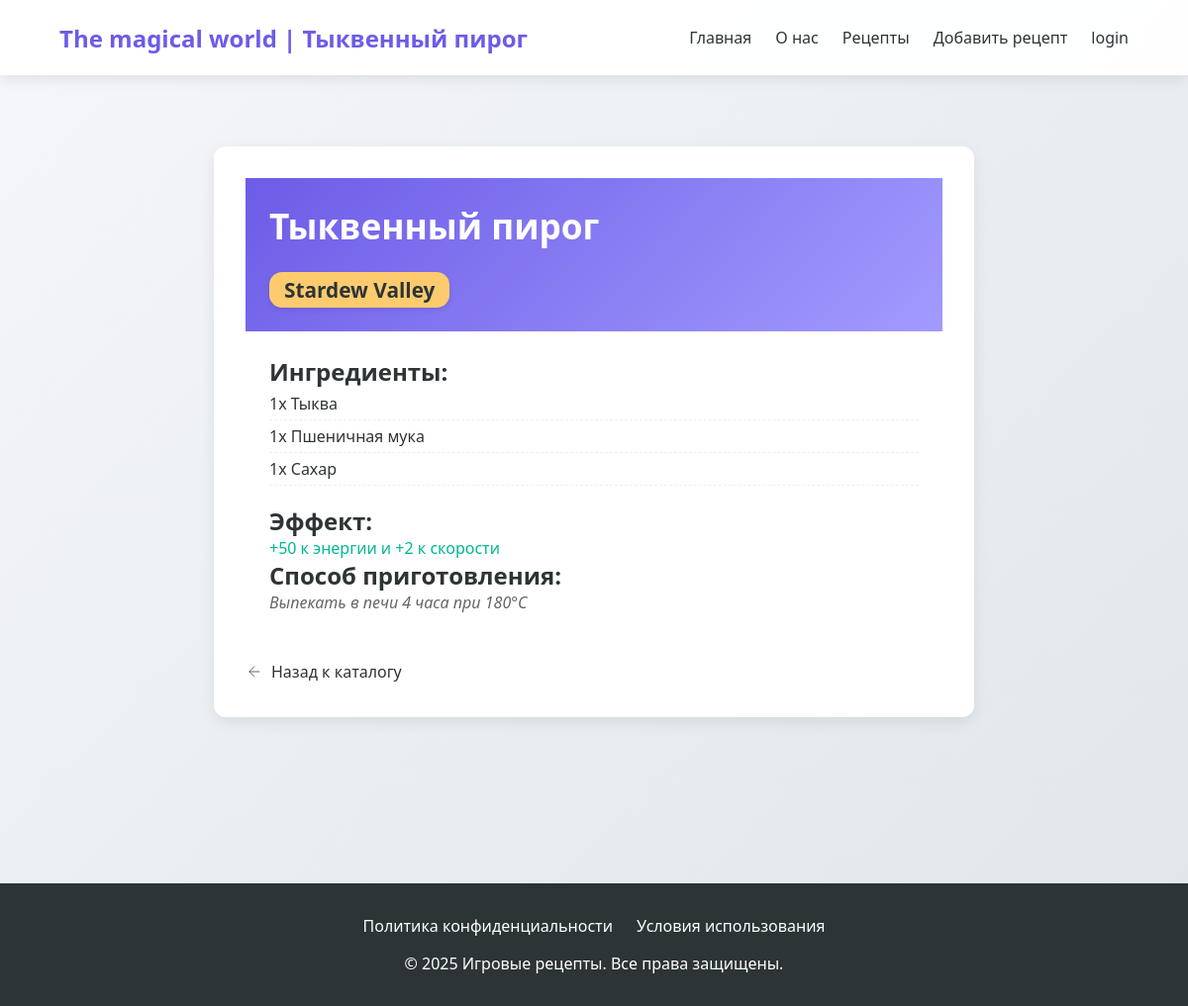
The page /recipe/tykvennyi-pirog/ on the database its author committed.
### star/models.py (models this page shows, shortened)
class recipe(models.Model):
    title = models.CharField(max_length = 255, verbose_name = 'Название')
    slug = models.SlugField(max_length = 255, unique = True, db_index = True, verbose_name = 'slug')
    game = models.CharField(max_length = 255, verbose_name = 'Название игры')
    ingredients = models.JSONField(default =list, blank = True, verbose_name = 'Ингредиенты')
    effect = models.CharField(max_length = 255, verbose_name = 'Эффект')
    preparation = models.CharField(max_length = 255, verbose_name = 'Способ приготовления')
    time_create = models.DateTimeField(auto_now_add = True, verbose_name = 'Время создания')
    time_update = models.DateTimeField(auto_now = True, verbose_name = 'Время изменение')
    cat = models.ForeignKey('Category', on_delete = models.PROTECT, verbose_name = 'Категория')
    class Meta:
        verbose_name = 'Лучшие рецепты'
        verbose_name_plural = 'Лучшие рецепты'
        ordering = ['time_create']
        indexes = [
            models.Index(fields = ['time_create'])
        ]

### star/views.py (the view)
# urls.py: path('recipe/<slug:recipe_slug>/', views.show_recipe, name='recipe'),
def show_recipe(request, recipe_slug):
    recipe_obj  = get_object_or_404(recipe, slug = recipe_slug)
    recipe_data ={
            'id': recipe_obj.id,
            'title': recipe_obj.title,
            'game': recipe_obj.game,
            'ingredients': recipe_obj.ingredients,
            'effect': recipe_obj.effect,
            'preparation': recipe_obj.preparation,
            'cat': recipe_obj.cat,
    }
    context = {
        'recipe': recipe_data,
        'title': recipe_obj.title,  # Add this line
    }
    return render(request, 'star/recipe.html', context)

### star/templates/star/recipe.html (shortened to what this page needs)
{% extends 'star/base.html' %}
{% load static %}
{% block content %}
<section class="recipe-detail-section">
    <link type="text/css" href="{% static 'star/css/recipe.css' %}" rel="stylesheet">
    <div class="recipe-card detailed">
        <div class="recipe-header">
            <h1>{{ recipe.title }}</h1>
            <span class="recipe-game-badge">{{ recipe.game }}</span>
        </div>
        <div class="recipe-content">
            <div class="ingredients">
                <h2>Ингредиенты:</h2>
                <ul>
                    {% for ingredient in recipe.ingredients %}
                    <li>{{ ingredient }}</li>
                    {% endfor %}
                </ul>
            </div>
            <div class="recipe-effects">
                <h2>Эффект:</h2>
                <p>{{ recipe.effect }}</p>
            </div>
            <div class="preparation">
                <h2>Способ приготовления:</h2>
                <p>{{ recipe.preparation }}</p>
            </div>
        </div>
        <a href="{% url 'catalog' %}" class="back-btn">
            <svg width="18" height="18" viewBox="0 0 24 24" fill="none" stroke="currentColor">
                <path d="M19 12H5M12 19l-7-7 7-7"/>
            </svg>
            <span>Назад к каталогу</span>
        </a>
    </div>
</section>
{% endblock %}

### star/templates/star/base.html (shortened to what this page needs)
{% load static %}
<!DOCTYPE html>
<html lang="ru">
<head>
    <link type="text/css" href="{% static 'star/css/style.css' %}" rel="stylesheet">
</head>
<body>
    <header>
        <nav>
            <a href="{% url 'home' %}" class="logo">The magical world | {{ title }}</a>
            <div class="nav-links">
                <a href="{% url 'home' %}">Главная</a>
                <a href="{% url 'about' %}">О нас</a>
                <a href="{% url 'catalog' %}">Рецепты</a>
                <a href="{% url 'addpage' %}">Добавить рецепт</a>
                <a href="{% url 'login' %}">login</a>
            </div>
        </nav>
    </header>
    <main class="container">
        {% block content %}{% endblock %}
    </main>
    <footer>
        <div class="footer-links">
            <a href="#">Политика конфиденциальности</a>
            <a href="#">Условия использования</a>
        </div>
        <p>© 2025 Игровые рецепты. Все права защищены.</p>
    </footer>
</body>
</html>

### star/static/star/css/style.css (style rules this page uses)
:root { --primary: #6c5ce7; --secondary: #a29bfe; --dark: #2d3436; --light: #f5f6fa; --success: #00b894; --warning: #fdcb6e; --danger: #d63031; }
* { margin: 0; padding: 0; box-sizing: border-box; font-family: 'Segoe UI', Tahoma, Geneva, Verdana, sans-serif; }
body { background: linear-gradient(135deg, var(--light), #dfe6e9); min-height: 100vh; color: var(--dark); }
header { background: rgba(255, 255, 255, 0.95); box-shadow: 0 2px 15px rgba(0, 0, 0, 0.1); position: fixed; width: 100%; z-index: 1000; }
nav { display: flex; justify-content: space-between; align-items: center; padding: 1.2rem 5%; max-width: 1400px; margin: 0 auto; }
.logo { font-size: 1.5rem; font-weight: 700; color: var(--primary); text-decoration: none; }
.nav-links { display: flex; gap: 1.5rem; }
.nav-links a { color: var(--dark); text-decoration: none; font-weight: 500; padding: 0.5rem 0; position: relative; }
.nav-links a::after { content: ''; position: absolute; bottom: 0; left: 0; width: 0; height: 2px; background: var(--primary); transition: width 0.3s ease; }
.container { max-width: 1200px; margin: 0 auto; padding: 100px 20px 40px; }
footer { background: var(--dark); color: white; padding: 2rem 5%; text-align: center; margin-top: 3rem; }
.footer-links { display: flex; justify-content: center; gap: 1.5rem; margin-bottom: 1rem; }
.footer-links a { color: white; text-decoration: none; }
.recipe-card { background: white; border-radius: 12px; overflow: hidden; box-shadow: 0 5px 15px rgba(0, 0, 0, 0.08); transition: transform 0.3s ease, box-shadow 0.3s ease; }
.recipe-header { padding: 1.5rem; background: linear-gradient(135deg, var(--primary), var(--secondary)); color: white; position: relative; }
.recipe-content { padding: 1.5rem; }
.ingredients ul { list-style-type: none; margin-bottom: 1.2rem; }
.ingredients li { padding: 5px 0; border-bottom: 1px dashed #eee; }
.recipe-effects p { color: var(--success); font-weight: 500; }
.preparation p { font-style: italic; color: #666; }

### star/static/star/css/recipe.css (style rules this page uses)
.recipe-detail-section { max-width: 800px; margin: 2rem auto; padding: 1rem; }
.recipe-card.detailed { padding: 2rem; margin-bottom: 2rem; }
.recipe-card.detailed .recipe-header h1 { font-size: 2.2rem; margin-bottom: 0.5rem; }
.back-btn { display: inline-flex; align-items: center; gap: 0.5rem; margin-top: 1.5rem; color: var(--primary-color); text-decoration: none; font-weight: 500; }

### star/templates/star/recipe.html (style rules this page uses)
.recipe-game-badge { display: inline-block; background: var(--warning); color: var(--dark); padding: 4px 15px; border-radius: 13px; font-size: 1.3rem; font-weight: 700; margin-top: 15px; box-shadow: 0 2px 5px rgba(0,0,0,0.1); transition: all 0.3s ease; }

### rows shown on the page
recipe: title "Тыквенный пирог", game "Stardew Valley", effect "+50 к энергии и +2 к скорости", preparation "Выпекать в печи 4 часа при 180°C"

### other values the page prints
{{ ingredient }} "1x Тыква" "1x Пшеничная мука" "1x Сахар"
